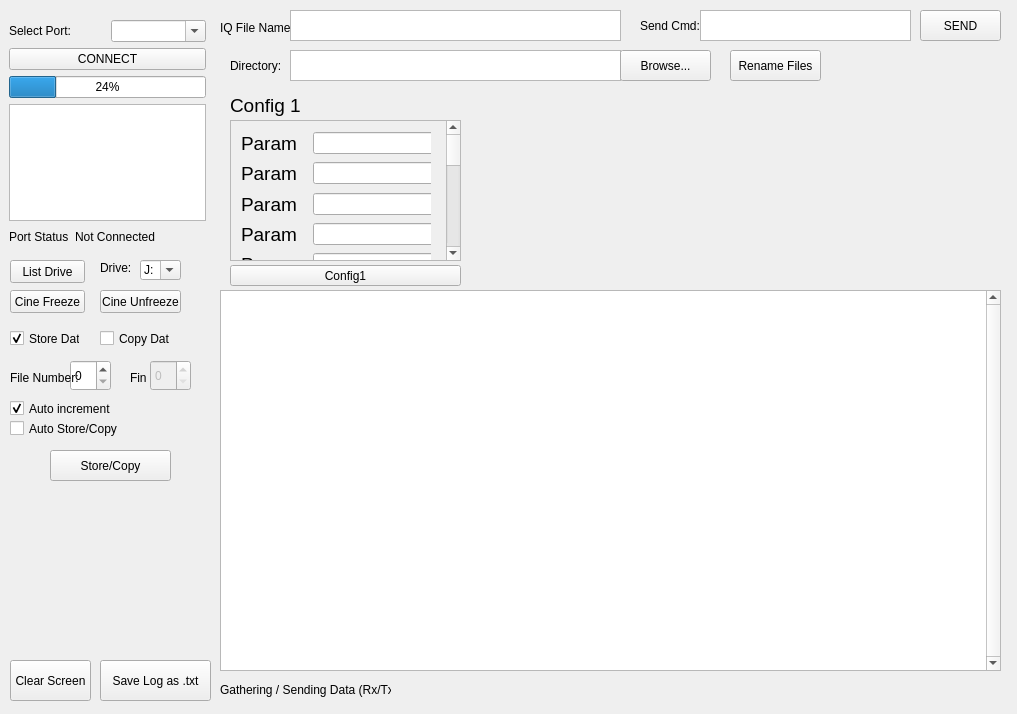
<?xml version="1.0" encoding="UTF-8"?>
<ui version="4.0">
 <class>qt</class>
 <widget class="QMainWindow" name="qt">
  <property name="geometry">
   <rect>
    <x>0</x>
    <y>0</y>
    <width>1017</width>
    <height>714</height>
   </rect>
  </property>
  <property name="cursor">
   <cursorShape>ArrowCursor</cursorShape>
  </property>
  <property name="windowTitle">
   <string>GUI Tools</string>
  </property>
  <property name="windowOpacity">
   <double>0.990000000000000</double>
  </property>
  <property name="statusTip">
   <string>Mehmet Cagri Aksoy 2018-2022</string>
  </property>
  <property name="whatsThis">
   <string>Serial Communication Program Mehmet Cagri Aksoy 2018-2022</string>
  </property>
  <widget class="QWidget" name="centralwidget">
   <widget class="QWidget" name="gridLayoutWidget">
    <property name="geometry">
     <rect>
      <x>220</x>
      <y>290</y>
      <width>781</width>
      <height>381</height>
     </rect>
    </property>
    <layout class="QGridLayout" name="gridLayout" rowstretch="0">
     <property name="sizeConstraint">
      <enum>QLayout::SetNoConstraint</enum>
     </property>
     <item row="0" column="0">
      <widget class="QTextEdit" name="textEdit_3">
       <property name="verticalScrollBarPolicy">
        <enum>Qt::ScrollBarAlwaysOn</enum>
       </property>
      </widget>
     </item>
    </layout>
   </widget>
   <widget class="QWidget" name="formLayoutWidget_2">
    <property name="geometry">
     <rect>
      <x>9</x>
      <y>230</y>
      <width>171</width>
      <height>21</height>
     </rect>
    </property>
    <layout class="QFormLayout" name="formLayout_2">
     <item row="0" column="0">
      <widget class="QLabel" name="label_4">
       <property name="text">
        <string>Port Status</string>
       </property>
      </widget>
     </item>
     <item row="0" column="1">
      <widget class="QLabel" name="label_5">
       <property name="styleSheet">
        <string notr="true"/>
       </property>
       <property name="text">
        <string>Not Connected</string>
       </property>
      </widget>
     </item>
    </layout>
   </widget>
   <widget class="QWidget" name="verticalLayoutWidget">
    <property name="geometry">
     <rect>
      <x>9</x>
      <y>20</y>
      <width>197</width>
      <height>201</height>
     </rect>
    </property>
    <layout class="QVBoxLayout" name="verticalLayout">
     <property name="sizeConstraint">
      <enum>QLayout::SetDefaultConstraint</enum>
     </property>
     <item>
      <layout class="QHBoxLayout" name="horizontalLayout_3">
       <item>
        <widget class="QLabel" name="label_14">
         <property name="text">
          <string>Select Port:</string>
         </property>
        </widget>
       </item>
       <item>
        <widget class="QComboBox" name="cb_Port">
         <property name="editable">
          <bool>true</bool>
         </property>
         <property name="currentText">
          <string/>
         </property>
        </widget>
       </item>
      </layout>
     </item>
     <item>
      <layout class="QHBoxLayout" name="horizontalLayout_2"/>
     </item>
     <item>
      <widget class="QPushButton" name="pushButton">
       <property name="text">
        <string>CONNECT</string>
       </property>
      </widget>
     </item>
     <item>
      <widget class="QProgressBar" name="progressBar">
       <property name="value">
        <number>24</number>
       </property>
      </widget>
     </item>
     <item>
      <widget class="QTextEdit" name="textEdit">
       <property name="sizePolicy">
        <sizepolicy hsizetype="Expanding" vsizetype="Expanding">
         <horstretch>0</horstretch>
         <verstretch>3</verstretch>
        </sizepolicy>
       </property>
      </widget>
     </item>
    </layout>
   </widget>
   <widget class="QPushButton" name="pushButton_5">
    <property name="geometry">
     <rect>
      <x>100</x>
      <y>660</y>
      <width>111</width>
      <height>41</height>
     </rect>
    </property>
    <property name="text">
     <string>Save Log as .txt</string>
    </property>
   </widget>
   <widget class="QLabel" name="label_9">
    <property name="geometry">
     <rect>
      <x>640</x>
      <y>10</y>
      <width>71</width>
      <height>31</height>
     </rect>
    </property>
    <property name="text">
     <string>Send Cmd:</string>
    </property>
   </widget>
   <widget class="QTextEdit" name="textEdit_2">
    <property name="geometry">
     <rect>
      <x>700</x>
      <y>10</y>
      <width>211</width>
      <height>31</height>
     </rect>
    </property>
   </widget>
   <widget class="QPushButton" name="pushButton_3">
    <property name="geometry">
     <rect>
      <x>920</x>
      <y>10</y>
      <width>81</width>
      <height>31</height>
     </rect>
    </property>
    <property name="text">
     <string>SEND</string>
    </property>
   </widget>
   <widget class="QLabel" name="label">
    <property name="geometry">
     <rect>
      <x>220</x>
      <y>20</y>
      <width>71</width>
      <height>16</height>
     </rect>
    </property>
    <property name="text">
     <string>IQ File Name:</string>
    </property>
   </widget>
   <widget class="QTextEdit" name="txtIQfile">
    <property name="geometry">
     <rect>
      <x>290</x>
      <y>10</y>
      <width>331</width>
      <height>31</height>
     </rect>
    </property>
   </widget>
   <widget class="QPushButton" name="pb_List">
    <property name="geometry">
     <rect>
      <x>10</x>
      <y>260</y>
      <width>75</width>
      <height>23</height>
     </rect>
    </property>
    <property name="text">
     <string>List Drive</string>
    </property>
   </widget>
   <widget class="QComboBox" name="cb_Drive">
    <property name="geometry">
     <rect>
      <x>140</x>
      <y>260</y>
      <width>41</width>
      <height>20</height>
     </rect>
    </property>
    <property name="editable">
     <bool>true</bool>
    </property>
    <property name="currentText">
     <string>J:</string>
    </property>
    <item>
     <property name="text">
      <string>J:</string>
     </property>
    </item>
    <item>
     <property name="text">
      <string>F:</string>
     </property>
    </item>
    <item>
     <property name="text">
      <string>G:</string>
     </property>
    </item>
   </widget>
   <widget class="QPushButton" name="pb_Unfre">
    <property name="geometry">
     <rect>
      <x>100</x>
      <y>290</y>
      <width>81</width>
      <height>23</height>
     </rect>
    </property>
    <property name="text">
     <string>Cine Unfreeze</string>
    </property>
   </widget>
   <widget class="QPushButton" name="pb_Free">
    <property name="geometry">
     <rect>
      <x>10</x>
      <y>290</y>
      <width>75</width>
      <height>23</height>
     </rect>
    </property>
    <property name="text">
     <string>Cine Freeze</string>
    </property>
   </widget>
   <widget class="QCheckBox" name="ch_Store">
    <property name="geometry">
     <rect>
      <x>10</x>
      <y>330</y>
      <width>70</width>
      <height>17</height>
     </rect>
    </property>
    <property name="text">
     <string>Store Data</string>
    </property>
    <property name="checked">
     <bool>true</bool>
    </property>
   </widget>
   <widget class="QCheckBox" name="ch_Copy">
    <property name="geometry">
     <rect>
      <x>100</x>
      <y>330</y>
      <width>70</width>
      <height>17</height>
     </rect>
    </property>
    <property name="text">
     <string>Copy Data</string>
    </property>
   </widget>
   <widget class="QLabel" name="label_6">
    <property name="geometry">
     <rect>
      <x>100</x>
      <y>260</y>
      <width>31</width>
      <height>16</height>
     </rect>
    </property>
    <property name="text">
     <string>Drive:</string>
    </property>
   </widget>
   <widget class="QPushButton" name="pb_StCo">
    <property name="geometry">
     <rect>
      <x>50</x>
      <y>450</y>
      <width>121</width>
      <height>31</height>
     </rect>
    </property>
    <property name="text">
     <string>Store/Copy</string>
    </property>
   </widget>
   <widget class="QSpinBox" name="sb_Num">
    <property name="geometry">
     <rect>
      <x>70</x>
      <y>360</y>
      <width>41</width>
      <height>31</height>
     </rect>
    </property>
   </widget>
   <widget class="QLabel" name="label_7">
    <property name="geometry">
     <rect>
      <x>10</x>
      <y>370</y>
      <width>71</width>
      <height>16</height>
     </rect>
    </property>
    <property name="text">
     <string>File Number:</string>
    </property>
   </widget>
   <widget class="QCheckBox" name="ck_Auto">
    <property name="geometry">
     <rect>
      <x>10</x>
      <y>400</y>
      <width>111</width>
      <height>17</height>
     </rect>
    </property>
    <property name="toolTip">
     <string extracomment="Append and Autoincrement number to file"/>
    </property>
    <property name="toolTipDuration">
     <number>2</number>
    </property>
    <property name="text">
     <string>Auto increment</string>
    </property>
    <property name="checked">
     <bool>true</bool>
    </property>
   </widget>
   <widget class="QTextEdit" name="txt_Dir">
    <property name="geometry">
     <rect>
      <x>290</x>
      <y>50</y>
      <width>331</width>
      <height>31</height>
     </rect>
    </property>
   </widget>
   <widget class="QPushButton" name="pb_Brow">
    <property name="geometry">
     <rect>
      <x>620</x>
      <y>50</y>
      <width>91</width>
      <height>31</height>
     </rect>
    </property>
    <property name="text">
     <string>Browse...</string>
    </property>
   </widget>
   <widget class="QLabel" name="label_12">
    <property name="geometry">
     <rect>
      <x>230</x>
      <y>50</y>
      <width>71</width>
      <height>31</height>
     </rect>
    </property>
    <property name="text">
     <string>Directory:</string>
    </property>
   </widget>
   <widget class="QPushButton" name="pb_Rena">
    <property name="geometry">
     <rect>
      <x>730</x>
      <y>50</y>
      <width>91</width>
      <height>31</height>
     </rect>
    </property>
    <property name="text">
     <string>Rename Files</string>
    </property>
   </widget>
   <widget class="QLabel" name="label_3">
    <property name="geometry">
     <rect>
      <x>220</x>
      <y>680</y>
      <width>171</width>
      <height>20</height>
     </rect>
    </property>
    <property name="sizePolicy">
     <sizepolicy hsizetype="Expanding" vsizetype="Minimum">
      <horstretch>0</horstretch>
      <verstretch>0</verstretch>
     </sizepolicy>
    </property>
    <property name="text">
     <string>Gathering / Sending Data (Rx/Tx)</string>
    </property>
   </widget>
   <widget class="QPushButton" name="pb_Clr">
    <property name="geometry">
     <rect>
      <x>10</x>
      <y>660</y>
      <width>81</width>
      <height>41</height>
     </rect>
    </property>
    <property name="text">
     <string>Clear Screen</string>
    </property>
   </widget>
   <widget class="QCheckBox" name="ck_AuSC">
    <property name="geometry">
     <rect>
      <x>10</x>
      <y>420</y>
      <width>111</width>
      <height>17</height>
     </rect>
    </property>
    <property name="toolTip">
     <string extracomment="Append and Autoincrement number to file"/>
    </property>
    <property name="toolTipDuration">
     <number>-1</number>
    </property>
    <property name="text">
     <string>Auto Store/Copy</string>
    </property>
    <property name="checked">
     <bool>false</bool>
    </property>
   </widget>
   <widget class="QLabel" name="label_13">
    <property name="geometry">
     <rect>
      <x>130</x>
      <y>370</y>
      <width>16</width>
      <height>16</height>
     </rect>
    </property>
    <property name="text">
     <string>Fin:</string>
    </property>
   </widget>
   <widget class="QSpinBox" name="sb_NumFin">
    <property name="enabled">
     <bool>false</bool>
    </property>
    <property name="geometry">
     <rect>
      <x>150</x>
      <y>360</y>
      <width>41</width>
      <height>31</height>
     </rect>
    </property>
   </widget>
   <widget class="QScrollArea" name="scrollArea">
    <property name="geometry">
     <rect>
      <x>230</x>
      <y>120</y>
      <width>231</width>
      <height>141</height>
     </rect>
    </property>
    <property name="verticalScrollBarPolicy">
     <enum>Qt::ScrollBarAlwaysOn</enum>
    </property>
    <property name="horizontalScrollBarPolicy">
     <enum>Qt::ScrollBarAsNeeded</enum>
    </property>
    <property name="widgetResizable">
     <bool>true</bool>
    </property>
    <widget class="QWidget" name="scrollAreaWidgetContents">
     <property name="geometry">
      <rect>
       <x>0</x>
       <y>0</y>
       <width>200</width>
       <height>500</height>
      </rect>
     </property>
     <property name="sizePolicy">
      <sizepolicy hsizetype="Fixed" vsizetype="Fixed">
       <horstretch>0</horstretch>
       <verstretch>0</verstretch>
      </sizepolicy>
     </property>
     <property name="minimumSize">
      <size>
       <width>200</width>
       <height>500</height>
      </size>
     </property>
     <widget class="QWidget" name="layoutWidget">
      <property name="geometry">
       <rect>
        <x>10</x>
        <y>40</y>
        <width>210</width>
        <height>25</height>
       </rect>
      </property>
      <layout class="QHBoxLayout" name="horizontalLayout_4">
       <item>
        <widget class="QLabel" name="label_8">
         <property name="sizePolicy">
          <sizepolicy hsizetype="Fixed" vsizetype="Fixed">
           <horstretch>0</horstretch>
           <verstretch>0</verstretch>
          </sizepolicy>
         </property>
         <property name="font">
          <font>
           <pointsize>14</pointsize>
          </font>
         </property>
         <property name="text">
          <string>Param</string>
         </property>
        </widget>
       </item>
       <item>
        <spacer name="horizontalSpacer_2">
         <property name="orientation">
          <enum>Qt::Horizontal</enum>
         </property>
         <property name="sizeType">
          <enum>QSizePolicy::Fixed</enum>
         </property>
         <property name="sizeHint" stdset="0">
          <size>
           <width>10</width>
           <height>20</height>
          </size>
         </property>
        </spacer>
       </item>
       <item>
        <widget class="QLineEdit" name="lineEdit_2"/>
       </item>
      </layout>
     </widget>
     <widget class="QWidget" name="layoutWidget_2">
      <property name="geometry">
       <rect>
        <x>10</x>
        <y>70</y>
        <width>327</width>
        <height>27</height>
       </rect>
      </property>
      <layout class="QHBoxLayout" name="horizontalLayout_5">
       <item>
        <widget class="QLabel" name="label_10">
         <property name="sizePolicy">
          <sizepolicy hsizetype="Fixed" vsizetype="Fixed">
           <horstretch>0</horstretch>
           <verstretch>0</verstretch>
          </sizepolicy>
         </property>
         <property name="font">
          <font>
           <pointsize>14</pointsize>
          </font>
         </property>
         <property name="text">
          <string>Param</string>
         </property>
        </widget>
       </item>
       <item>
        <spacer name="horizontalSpacer_3">
         <property name="orientation">
          <enum>Qt::Horizontal</enum>
         </property>
         <property name="sizeType">
          <enum>QSizePolicy::Fixed</enum>
         </property>
         <property name="sizeHint" stdset="0">
          <size>
           <width>10</width>
           <height>20</height>
          </size>
         </property>
        </spacer>
       </item>
       <item>
        <widget class="QLineEdit" name="lineEdit_3"/>
       </item>
      </layout>
     </widget>
     <widget class="QWidget" name="layoutWidget_3">
      <property name="geometry">
       <rect>
        <x>10</x>
        <y>100</y>
        <width>327</width>
        <height>27</height>
       </rect>
      </property>
      <layout class="QHBoxLayout" name="horizontalLayout_10">
       <item>
        <widget class="QLabel" name="label_18">
         <property name="sizePolicy">
          <sizepolicy hsizetype="Fixed" vsizetype="Fixed">
           <horstretch>0</horstretch>
           <verstretch>0</verstretch>
          </sizepolicy>
         </property>
         <property name="font">
          <font>
           <pointsize>14</pointsize>
          </font>
         </property>
         <property name="text">
          <string>Param</string>
         </property>
        </widget>
       </item>
       <item>
        <spacer name="horizontalSpacer_8">
         <property name="orientation">
          <enum>Qt::Horizontal</enum>
         </property>
         <property name="sizeType">
          <enum>QSizePolicy::Fixed</enum>
         </property>
         <property name="sizeHint" stdset="0">
          <size>
           <width>10</width>
           <height>20</height>
          </size>
         </property>
        </spacer>
       </item>
       <item>
        <widget class="QLineEdit" name="lineEdit_8"/>
       </item>
      </layout>
     </widget>
     <widget class="QWidget" name="layoutWidget_4">
      <property name="geometry">
       <rect>
        <x>10</x>
        <y>130</y>
        <width>327</width>
        <height>27</height>
       </rect>
      </property>
      <layout class="QHBoxLayout" name="horizontalLayout_11">
       <item>
        <widget class="QLabel" name="label_19">
         <property name="sizePolicy">
          <sizepolicy hsizetype="Fixed" vsizetype="Fixed">
           <horstretch>0</horstretch>
           <verstretch>0</verstretch>
          </sizepolicy>
         </property>
         <property name="font">
          <font>
           <pointsize>14</pointsize>
          </font>
         </property>
         <property name="text">
          <string>Param</string>
         </property>
        </widget>
       </item>
       <item>
        <spacer name="horizontalSpacer_9">
         <property name="orientation">
          <enum>Qt::Horizontal</enum>
         </property>
         <property name="sizeType">
          <enum>QSizePolicy::Fixed</enum>
         </property>
         <property name="sizeHint" stdset="0">
          <size>
           <width>10</width>
           <height>20</height>
          </size>
         </property>
        </spacer>
       </item>
       <item>
        <widget class="QLineEdit" name="lineEdit_9"/>
       </item>
      </layout>
     </widget>
     <widget class="QWidget" name="layoutWidget_5">
      <property name="geometry">
       <rect>
        <x>10</x>
        <y>160</y>
        <width>327</width>
        <height>27</height>
       </rect>
      </property>
      <layout class="QHBoxLayout" name="horizontalLayout_12">
       <item>
        <widget class="QLabel" name="label_20">
         <property name="sizePolicy">
          <sizepolicy hsizetype="Fixed" vsizetype="Fixed">
           <horstretch>0</horstretch>
           <verstretch>0</verstretch>
          </sizepolicy>
         </property>
         <property name="font">
          <font>
           <pointsize>14</pointsize>
          </font>
         </property>
         <property name="text">
          <string>Param</string>
         </property>
        </widget>
       </item>
       <item>
        <spacer name="horizontalSpacer_10">
         <property name="orientation">
          <enum>Qt::Horizontal</enum>
         </property>
         <property name="sizeType">
          <enum>QSizePolicy::Fixed</enum>
         </property>
         <property name="sizeHint" stdset="0">
          <size>
           <width>10</width>
           <height>20</height>
          </size>
         </property>
        </spacer>
       </item>
       <item>
        <widget class="QLineEdit" name="lineEdit_10"/>
       </item>
      </layout>
     </widget>
     <widget class="QWidget" name="">
      <property name="geometry">
       <rect>
        <x>10</x>
        <y>10</y>
        <width>210</width>
        <height>25</height>
       </rect>
      </property>
      <layout class="QHBoxLayout" name="horizontalLayout">
       <item>
        <widget class="QLabel" name="label_2">
         <property name="sizePolicy">
          <sizepolicy hsizetype="Fixed" vsizetype="Fixed">
           <horstretch>0</horstretch>
           <verstretch>0</verstretch>
          </sizepolicy>
         </property>
         <property name="font">
          <font>
           <pointsize>14</pointsize>
          </font>
         </property>
         <property name="text">
          <string>Param</string>
         </property>
        </widget>
       </item>
       <item>
        <spacer name="horizontalSpacer">
         <property name="orientation">
          <enum>Qt::Horizontal</enum>
         </property>
         <property name="sizeType">
          <enum>QSizePolicy::Fixed</enum>
         </property>
         <property name="sizeHint" stdset="0">
          <size>
           <width>10</width>
           <height>20</height>
          </size>
         </property>
        </spacer>
       </item>
       <item>
        <widget class="QLineEdit" name="lineEdit"/>
       </item>
      </layout>
     </widget>
    </widget>
   </widget>
   <widget class="QLabel" name="label_21">
    <property name="geometry">
     <rect>
      <x>230</x>
      <y>90</y>
      <width>101</width>
      <height>31</height>
     </rect>
    </property>
    <property name="font">
     <font>
      <pointsize>14</pointsize>
     </font>
    </property>
    <property name="text">
     <string>Config 1</string>
    </property>
   </widget>
   <widget class="QPushButton" name="pb_cfg1">
    <property name="geometry">
     <rect>
      <x>230</x>
      <y>265</y>
      <width>231</width>
      <height>21</height>
     </rect>
    </property>
    <property name="text">
     <string>Config1</string>
    </property>
   </widget>
  </widget>
  <action name="actionAna_Ekran">
   <property name="text">
    <string>Ana Ekran</string>
   </property>
  </action>
  <action name="actionHelp">
   <property name="text">
    <string>Help</string>
   </property>
  </action>
 </widget>
 <tabstops>
  <tabstop>txtIQfile</tabstop>
  <tabstop>pb_StCo</tabstop>
  <tabstop>textEdit</tabstop>
  <tabstop>pushButton_5</tabstop>
  <tabstop>textEdit_2</tabstop>
  <tabstop>pushButton_3</tabstop>
  <tabstop>pb_List</tabstop>
  <tabstop>cb_Drive</tabstop>
  <tabstop>pb_Unfre</tabstop>
  <tabstop>pb_Free</tabstop>
  <tabstop>ch_Store</tabstop>
  <tabstop>ch_Copy</tabstop>
  <tabstop>sb_Num</tabstop>
  <tabstop>ck_Auto</tabstop>
  <tabstop>txt_Dir</tabstop>
  <tabstop>pb_Brow</tabstop>
  <tabstop>pb_Rena</tabstop>
 </tabstops>
 <resources/>
 <connections/>
</ui>
